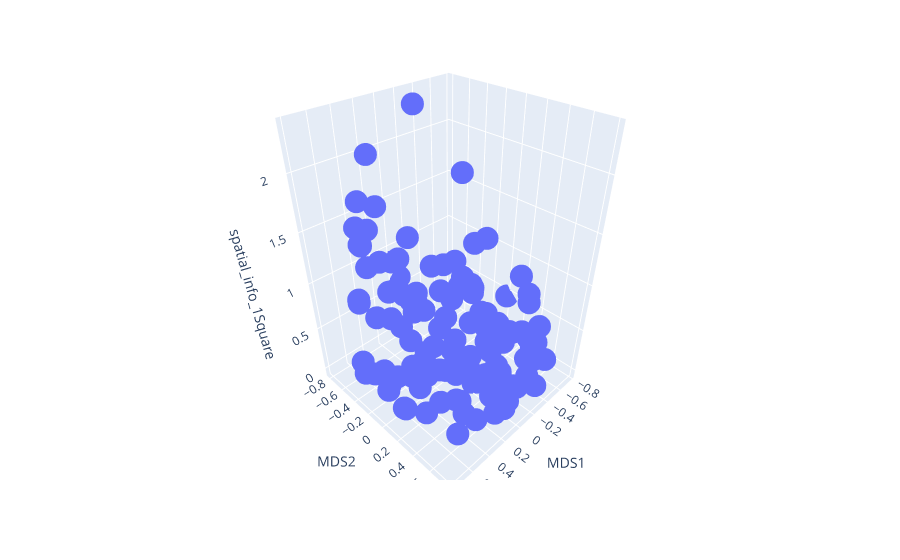

Notebook code cell kept with this figure:
### Code cell
import plotly.express as px

X = corr_dists
point_size = 1
n_cells = X.shape[0]




plot_names = True
names = np.arange(1,n_cells+1)


embedding = MDS(n_components=2,dissimilarity='precomputed',random_state=1)
X_mds = embedding.fit_transform(X)

df = cell_properties
df['MDS1'] = X_mds[:,0]
df['MDS2'] = X_mds[:,1]
df['size'] = [point_size for i in range(len(df))]

fig = px.scatter_3d(df, x='MDS1', y='MDS2', z=f'spatial_info_{session}')

fig.show()
